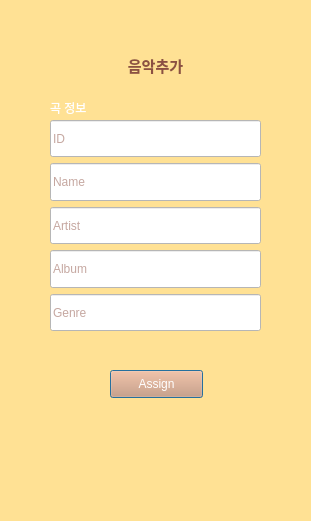
<?xml version="1.0" encoding="UTF-8"?>
<ui version="4.0">
 <class>AddSong</class>
 <widget class="QDialog" name="AddSong">
  <property name="geometry">
   <rect>
    <x>0</x>
    <y>0</y>
    <width>311</width>
    <height>521</height>
   </rect>
  </property>
  <property name="windowTitle">
   <string>Dialog</string>
  </property>
  <property name="styleSheet">
   <string notr="true">background-color: rgb(255, 225, 148);</string>
  </property>
  <widget class="QWidget" name="layoutWidget">
   <property name="geometry">
    <rect>
     <x>50</x>
     <y>120</y>
     <width>211</width>
     <height>211</height>
    </rect>
   </property>
   <layout class="QVBoxLayout" name="verticalLayout">
    <item>
     <widget class="QLineEdit" name="lineEdit">
      <property name="sizePolicy">
       <sizepolicy hsizetype="Expanding" vsizetype="Preferred">
        <horstretch>0</horstretch>
        <verstretch>0</verstretch>
       </sizepolicy>
      </property>
      <property name="styleSheet">
       <string notr="true">font: 75 9pt &quot;여기어때 잘난체 OTF&quot;;
background-color: rgb(255, 255, 255);
color: rgb(140, 80, 66);</string>
      </property>
      <property name="placeholderText">
       <string>ID</string>
      </property>
     </widget>
    </item>
    <item>
     <widget class="QLineEdit" name="lineEdit_2">
      <property name="sizePolicy">
       <sizepolicy hsizetype="Expanding" vsizetype="Preferred">
        <horstretch>0</horstretch>
        <verstretch>0</verstretch>
       </sizepolicy>
      </property>
      <property name="styleSheet">
       <string notr="true">color: rgb(140, 80, 66);font: 75 9pt &quot;여기어때 잘난체 OTF&quot;;
background-color: rgb(255, 255, 255);</string>
      </property>
      <property name="placeholderText">
       <string>Name</string>
      </property>
     </widget>
    </item>
    <item>
     <widget class="QLineEdit" name="lineEdit_3">
      <property name="sizePolicy">
       <sizepolicy hsizetype="Expanding" vsizetype="Preferred">
        <horstretch>0</horstretch>
        <verstretch>0</verstretch>
       </sizepolicy>
      </property>
      <property name="styleSheet">
       <string notr="true">color: rgb(140, 80, 66);font: 75 9pt &quot;여기어때 잘난체 OTF&quot;;
background-color: rgb(255, 255, 255);</string>
      </property>
      <property name="placeholderText">
       <string>Artist</string>
      </property>
     </widget>
    </item>
    <item>
     <widget class="QLineEdit" name="lineEdit_4">
      <property name="sizePolicy">
       <sizepolicy hsizetype="Expanding" vsizetype="Preferred">
        <horstretch>0</horstretch>
        <verstretch>0</verstretch>
       </sizepolicy>
      </property>
      <property name="styleSheet">
       <string notr="true">color: rgb(140, 80, 66);font: 75 9pt &quot;여기어때 잘난체 OTF&quot;;
background-color: rgb(255, 255, 255);</string>
      </property>
      <property name="placeholderText">
       <string>Album</string>
      </property>
     </widget>
    </item>
    <item>
     <widget class="QLineEdit" name="lineEdit_5">
      <property name="sizePolicy">
       <sizepolicy hsizetype="Expanding" vsizetype="Preferred">
        <horstretch>0</horstretch>
        <verstretch>0</verstretch>
       </sizepolicy>
      </property>
      <property name="styleSheet">
       <string notr="true">color: rgb(140, 80, 66);font: 75 9pt &quot;여기어때 잘난체 OTF&quot;;
background-color: rgb(255, 255, 255);</string>
      </property>
      <property name="placeholderText">
       <string>Genre</string>
      </property>
     </widget>
    </item>
   </layout>
  </widget>
  <widget class="QPushButton" name="pushButton">
   <property name="geometry">
    <rect>
     <x>110</x>
     <y>370</y>
     <width>93</width>
     <height>28</height>
    </rect>
   </property>
   <property name="styleSheet">
    <string notr="true">font: 75 9pt &quot;여기어때 잘난체 OTF&quot;;
background-color:rgb(217,148,108);
color:rgb(255,255,255);</string>
   </property>
   <property name="text">
    <string>Assign</string>
   </property>
  </widget>
  <widget class="QLabel" name="label">
   <property name="geometry">
    <rect>
     <x>115</x>
     <y>50</y>
     <width>81</width>
     <height>31</height>
    </rect>
   </property>
   <property name="font">
    <font>
     <family>여기어때 잘난체 OTF</family>
     <pointsize>11</pointsize>
     <weight>75</weight>
     <bold>true</bold>
    </font>
   </property>
   <property name="styleSheet">
    <string notr="true">color: rgb(140, 80, 66);</string>
   </property>
   <property name="text">
    <string>음악추가</string>
   </property>
   <property name="alignment">
    <set>Qt::AlignCenter</set>
   </property>
  </widget>
  <widget class="QLabel" name="label_2">
   <property name="geometry">
    <rect>
     <x>50</x>
     <y>100</y>
     <width>64</width>
     <height>15</height>
    </rect>
   </property>
   <property name="styleSheet">
    <string notr="true">font: 75 7pt &quot;여기어때 잘난체 OTF&quot;;
color: rgb(255, 255, 255);</string>
   </property>
   <property name="text">
    <string>곡 정보</string>
   </property>
  </widget>
 </widget>
 <resources/>
 <connections/>
</ui>
